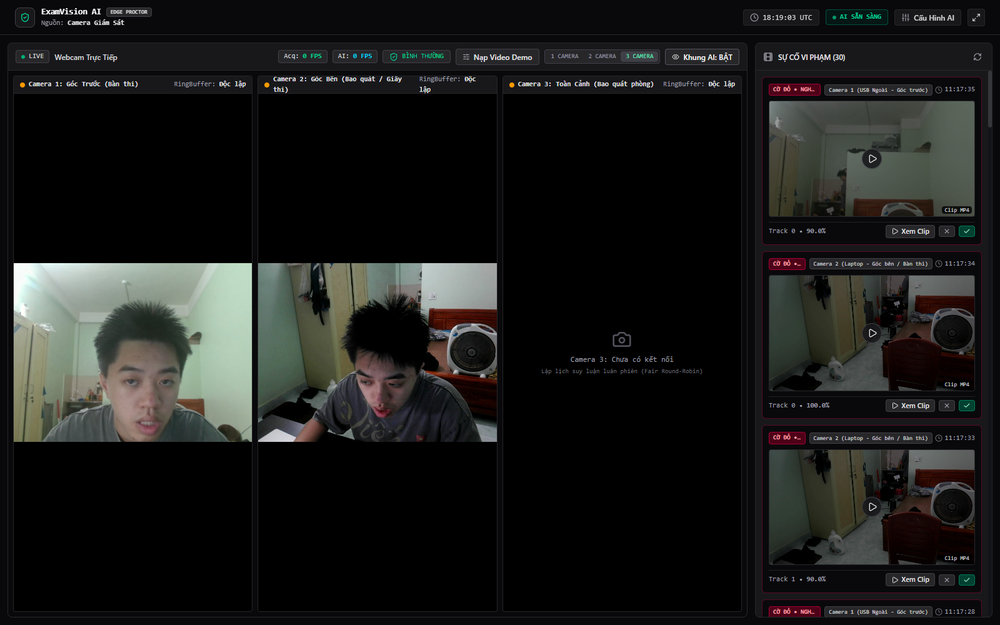
#> input picture deliverables/ha_noi/screenshots/live_monitor_initial.png, 1000 x 625 px, shrunk from 1600 x 1000 before the run, found by its file name
$ python process_screenshots.py
#> lines starting #> are read from the running program, lines starting #| are printed output that depends on the picture
import os
from PIL import Image

screenshots_dir = r"deliverables\ha_noi\screenshots"
os.makedirs(screenshots_dir, exist_ok=True)

# 1. Base full monitor image
full_img_path = os.path.join(screenshots_dir, "live_monitor_initial.png")
multi_cam_path = os.path.join(screenshots_dir, "live_monitor_multi_cam.png")

if os.path.exists(full_img_path):
    img = Image.open(full_img_path)
#> img is the input picture: PIL image 1000x625 RGB; mean R, G, B 26.6, 27, 25.8
    img.save(multi_cam_path)
    print(f"Saved {multi_cam_path} ({img.size})")
#| Saved deliverables\ha_noi\screenshots/live_monitor_multi_cam.png ((1000, 625))

    # Crop Right Panel: Incident Matrix
    # Image size is (1600, 1000)
    w, h = img.size
#> w = 1000; h = 625
    # Right panel starts around x = 1200
    incident_box = (int(w * 0.74), int(h * 0.06), w, h)
#> incident_box = (740, 37, 1000, 625)
    incident_img = img.crop(incident_box)
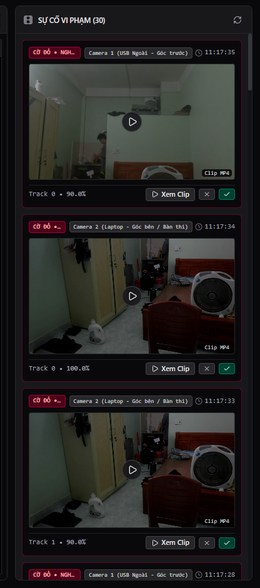
#> incident_img: PIL image 260x588 RGB; mean R, G, B 37, 35.5, 34.4
    incident_path = os.path.join(screenshots_dir, "incident_matrix_panel.png")
    incident_img.save(incident_path)
    print(f"Saved {incident_path} ({incident_img.size})")
#| Saved deliverables\ha_noi\screenshots/incident_matrix_panel.png ((260, 588))

    # Crop Multi-Camera Feeds area
    cam_box = (0, int(h * 0.06), int(w * 0.74), h)
#> cam_box = (0, 37, 740, 625)
    cam_img = img.crop(cam_box)
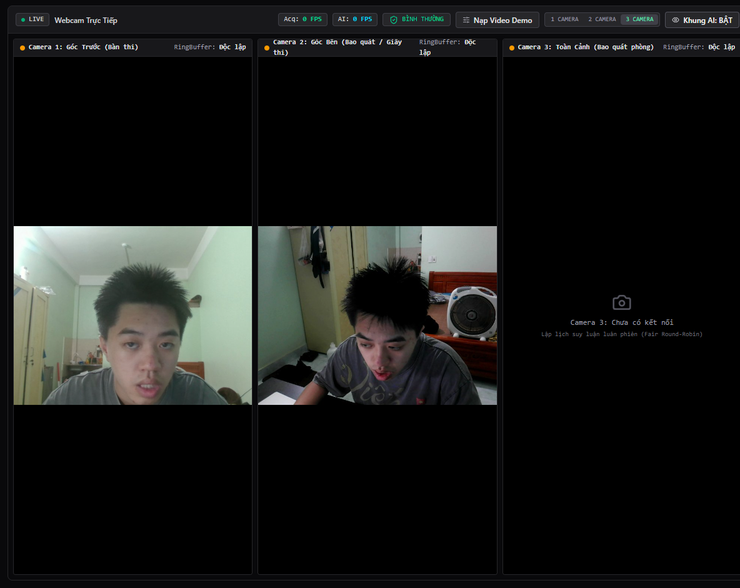
#> cam_img: PIL image 740x588 RGB; mean R, G, B 24, 25, 23.5
    cam_path = os.path.join(screenshots_dir, "camera_monitoring_grid.png")
    cam_img.save(cam_path)
    print(f"Saved {cam_path} ({cam_img.size})")
#| Saved deliverables\ha_noi\screenshots/camera_monitoring_grid.png ((740, 588))

print("Screenshot processing complete.")

$ run again, with deliverables/ha_noi/screenshots/ai_settings_view.png copied over deliverables/ha_noi/screenshots/live_monitor_initial.png
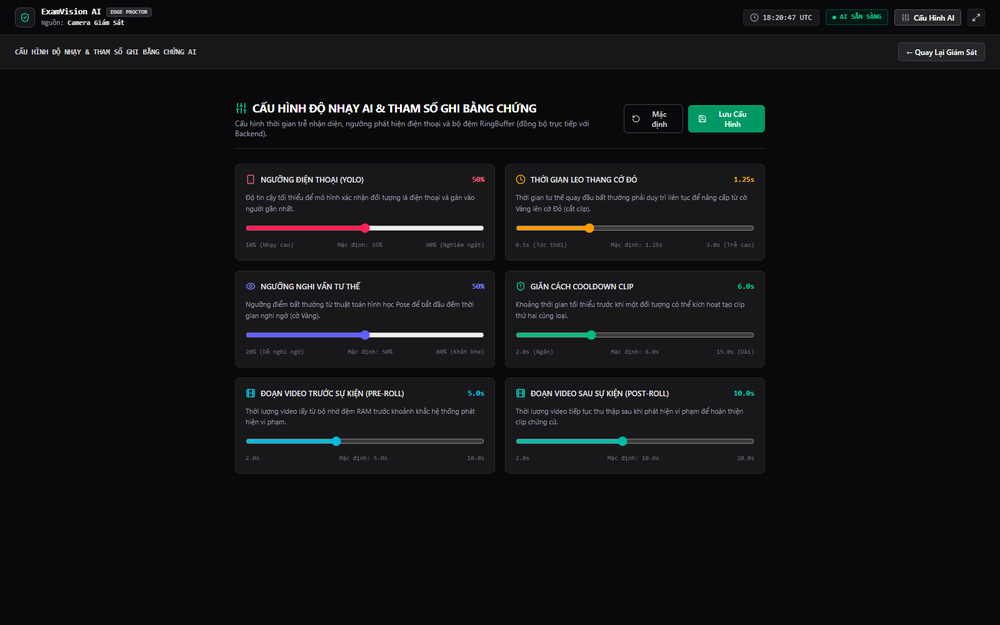
#> input picture deliverables/ha_noi/screenshots/ai_settings_view.png, 1000 x 625 px, shrunk from 1600 x 1000 before the run, found by its file name
#> img is the input picture: PIL image 1000x625 RGB; mean R, G, B 17.1, 17.8, 20
#| Saved deliverables\ha_noi\screenshots/live_monitor_multi_cam.png ((1000, 625))
#> `incident_img = img.crop(incident_box)`:
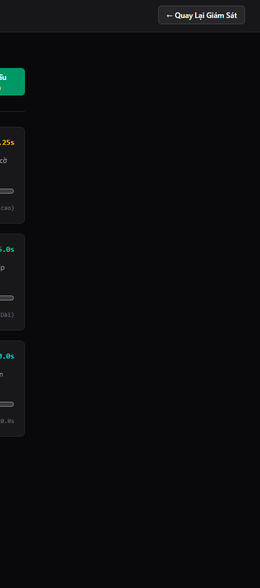
#> incident_img: PIL image 260x588 RGB; mean R, G, B 11.1, 11.8, 13.6
#| Saved deliverables\ha_noi\screenshots/incident_matrix_panel.png ((260, 588))
#> `cam_img = img.crop(cam_box)`:
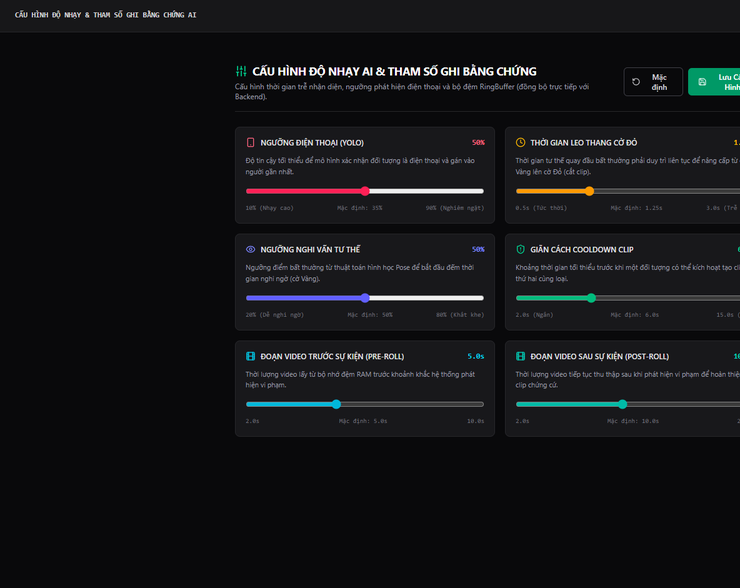
#> cam_img: PIL image 740x588 RGB; mean R, G, B 19.3, 20, 22.3
#| Saved deliverables\ha_noi\screenshots/camera_monitoring_grid.png ((740, 588))

$ run again, with deliverables/ha_noi/screenshots/video_evidence_modal.png copied over deliverables/ha_noi/screenshots/live_monitor_initial.png
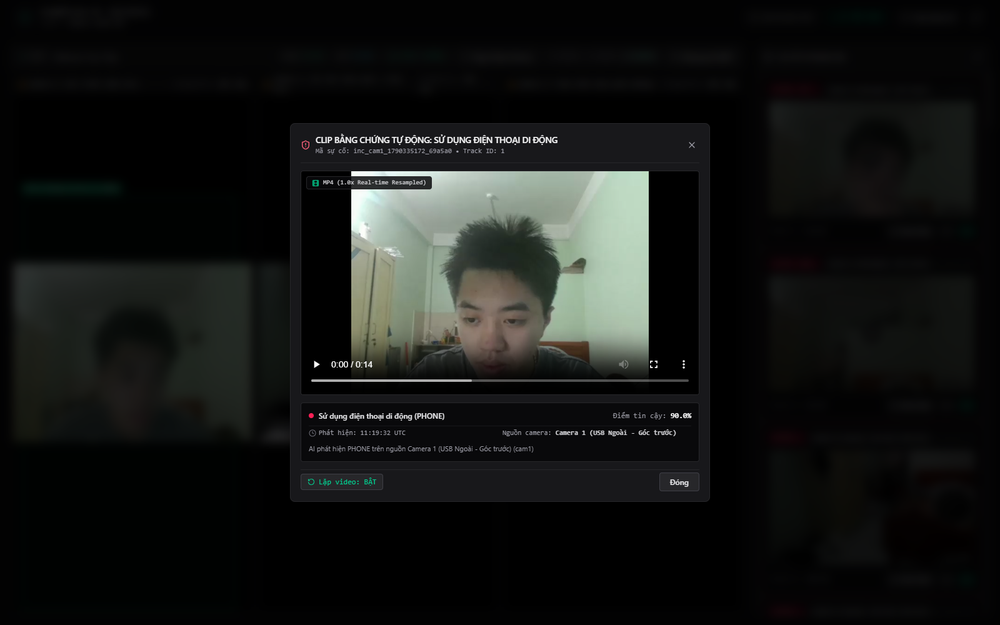
#> input picture deliverables/ha_noi/screenshots/video_evidence_modal.png, 1000 x 625 px, shrunk from 1600 x 1000 before the run, found by its file name
#> img is the input picture: PIL image 1000x625 RGB; mean R, G, B 20.4, 21.9, 20.4
#| Saved deliverables\ha_noi\screenshots/live_monitor_multi_cam.png ((1000, 625))
#> `incident_img = img.crop(incident_box)`:
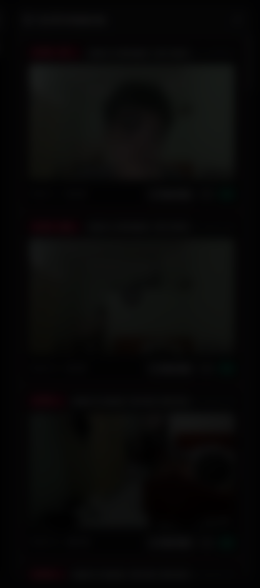
#> incident_img: PIL image 260x588 RGB; mean R, G, B 8.6, 8.5, 8.2
#| Saved deliverables\ha_noi\screenshots/incident_matrix_panel.png ((260, 588))
#> `cam_img = img.crop(cam_box)`:
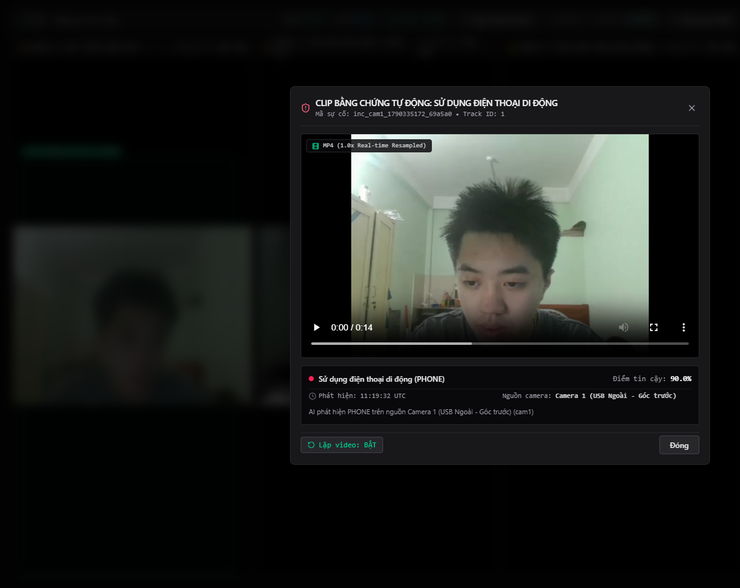
#> cam_img: PIL image 740x588 RGB; mean R, G, B 26, 28.2, 26.1
#| Saved deliverables\ha_noi\screenshots/camera_monitoring_grid.png ((740, 588))
